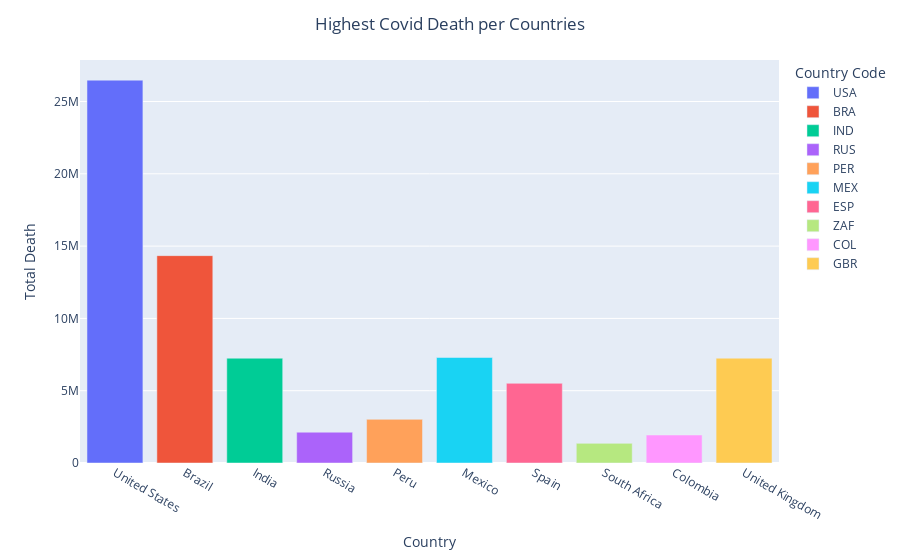

Write notebook code for a chart like this one.
### Code cell
figure = px.bar(sorted_data, x = 'Country', y = 'Total Death', hover_data=['Date'], color = 'Country Code')
figure.update_layout(title = 'Highest Covid Death per Countries', title_x = 0.5)
figure.show()

### Figure 1 — Plotly figure (JSON) as saved in the notebook; plotly's stock layout.template omitted (floating-point values rounded to 4 significant figures)
{"data": [{"alignmentgroup": "True", "customdata": [["2020-07-18"]], "hovertemplate": "Country Code=USA<br>Country=%{x}<br>Total Death=%{y}<br>Date=%{customdata[0]}<extra></extra>", "legendgroup": "USA", "marker": {"color": "#636efa", "pattern": {"shape": ""}}, "name": "USA", "offsetgroup": "USA", "orientation": "v", "showlegend": true, "textposition": "auto", "type": "bar", "x": ["United States"], "xaxis": "x", "y": [26477574], "yaxis": "y"}, {"alignmentgroup": "True", "customdata": [["2020-01-27"]], "hovertemplate": "Country Code=BRA<br>Country=%{x}<br>Total Death=%{y}<br>Date=%{customdata[0]}<extra></extra>", "legendgroup": "BRA", "marker": {"color": "#EF553B", "pattern": {"shape": ""}}, "name": "BRA", "offsetgroup": "BRA", "orientation": "v", "showlegend": true, "textposition": "auto", "type": "bar", "x": ["Brazil"], "xaxis": "x", "y": [14340567], "yaxis": "y"}, {"alignmentgroup": "True", "customdata": [["2020-03-30"]], "hovertemplate": "Country Code=IND<br>Country=%{x}<br>Total Death=%{y}<br>Date=%{customdata[0]}<extra></extra>", "legendgroup": "IND", "marker": {"color": "#00cc96", "pattern": {"shape": ""}}, "name": "IND", "offsetgroup": "IND", "orientation": "v", "showlegend": true, "textposition": "auto", "type": "bar", "x": ["India"], "xaxis": "x", "y": [7247327], "yaxis": "y"}, {"alignmentgroup": "True", "customdata": [["2020-06-05"]], "hovertemplate": "Country Code=RUS<br>Country=%{x}<br>Total Death=%{y}<br>Date=%{customdata[0]}<extra></extra>", "legendgroup": "RUS", "marker": {"color": "#ab63fa", "pattern": {"shape": ""}}, "name": "RUS", "offsetgroup": "RUS", "orientation": "v", "showlegend": true, "textposition": "auto", "type": "bar", "x": ["Russia"], "xaxis": "x", "y": [2131571], "yaxis": "y"}, {"alignmentgroup": "True", "customdata": [["2020-05-29"]], "hovertemplate": "Country Code=PER<br>Country=%{x}<br>Total Death=%{y}<br>Date=%{customdata[0]}<extra></extra>", "legendgroup": "PER", "marker": {"color": "#FFA15A", "pattern": {"shape": ""}}, "name": "PER", "offsetgroup": "PER", "orientation": "v", "showlegend": true, "textposition": "auto", "type": "bar", "x": ["Peru"], "xaxis": "x", "y": [3020038], "yaxis": "y"}, {"alignmentgroup": "True", "customdata": [["2020-05-04"]], "hovertemplate": "Country Code=MEX<br>Country=%{x}<br>Total Death=%{y}<br>Date=%{customdata[0]}<extra></extra>", "legendgroup": "MEX", "marker": {"color": "#19d3f3", "pattern": {"shape": ""}}, "name": "MEX", "offsetgroup": "MEX", "orientation": "v", "showlegend": true, "textposition": "auto", "type": "bar", "x": ["Mexico"], "xaxis": "x", "y": [7295850], "yaxis": "y"}, {"alignmentgroup": "True", "customdata": [["2020-06-26"]], "hovertemplate": "Country Code=ESP<br>Country=%{x}<br>Total Death=%{y}<br>Date=%{customdata[0]}<extra></extra>", "legendgroup": "ESP", "marker": {"color": "#FF6692", "pattern": {"shape": ""}}, "name": "ESP", "offsetgroup": "ESP", "orientation": "v", "showlegend": true, "textposition": "auto", "type": "bar", "x": ["Spain"], "xaxis": "x", "y": [5510624], "yaxis": "y"}, {"alignmentgroup": "True", "customdata": [["2020-06-23"]], "hovertemplate": "Country Code=ZAF<br>Country=%{x}<br>Total Death=%{y}<br>Date=%{customdata[0]}<extra></extra>", "legendgroup": "ZAF", "marker": {"color": "#B6E880", "pattern": {"shape": ""}}, "name": "ZAF", "offsetgroup": "ZAF", "orientation": "v", "showlegend": true, "textposition": "auto", "type": "bar", "x": ["South Africa"], "xaxis": "x", "y": [1357682], "yaxis": "y"}, {"alignmentgroup": "True", "customdata": [["2020-02-11"]], "hovertemplate": "Country Code=COL<br>Country=%{x}<br>Total Death=%{y}<br>Date=%{customdata[0]}<extra></extra>", "legendgroup": "COL", "marker": {"color": "#FF97FF", "pattern": {"shape": ""}}, "name": "COL", "offsetgroup": "COL", "orientation": "v", "showlegend": true, "textposition": "auto", "type": "bar", "x": ["Colombia"], "xaxis": "x", "y": [1936134], "yaxis": "y"}, {"alignmentgroup": "True", "customdata": [["2020-07-17"]], "hovertemplate": "Country Code=GBR<br>Country=%{x}<br>Total Death=%{y}<br>Date=%{customdata[0]}<extra></extra>", "legendgroup": "GBR", "marker": {"color": "#FECB52", "pattern": {"shape": ""}}, "name": "GBR", "offsetgroup": "GBR", "orientation": "v", "showlegend": true, "textposition": "auto", "type": "bar", "x": ["United Kingdom"], "xaxis": "x", "y": [7249573], "yaxis": "y"}], "layout": {"barmode": "relative", "legend": {"title": {"text": "Country Code"}, "tracegroupgap": 0}, "margin": {"t": 60}, "title": {"text": "Highest Covid Death per Countries", "x": 0.5}, "xaxis": {"anchor": "y", "domain": [0, 1], "title": {"text": "Country"}}, "yaxis": {"anchor": "x", "domain": [0, 1], "title": {"text": "Total Death"}}}}
